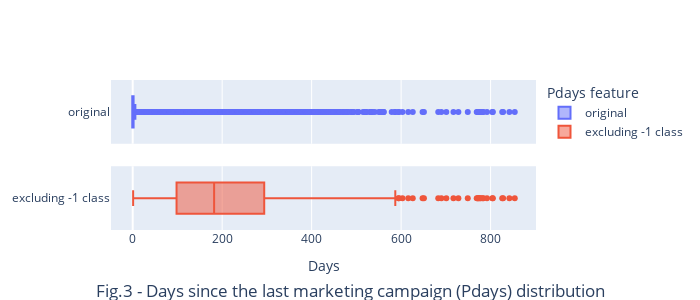

This figure's notebook cell:
### Code cell
fig = make_subplots(rows=2, cols=1, shared_xaxes=True )
    
fig.add_trace(go.Box(x=data['pdays'], name='original'), row=1, col=1)
fig.add_trace(go.Box(x=data[data['pdays'] >0]['pdays'], name='excluding -1 class'), row=2, col=1, )

fig.update_layout(
    title=dict(text="Fig.3 - Days since the last marketing campaign (Pdays) distribution", x=.5, y=0.01, xanchor='center'),
    legend_title_text ='Pdays feature', xaxis2_title_text='Days',
    width=700, height=300,
    margin=dict(l=100, r=60, t=80, b=70))

fig.show()
fig.write_image('../figures/fig_3.png')

### Figure 1 — Plotly figure (JSON) as saved in the notebook; plotly's stock layout.template omitted (floating-point values rounded to 4 significant figures; data arrays with more than 128 entries replaced by an {"elided": "..."} marker saying what was removed)
{"data": [{"name": "original", "type": "box", "x": {"elided": "10104 int values"}, "xaxis": "x", "yaxis": "y"}, {"name": "excluding -1 class", "type": "box", "x": {"elided": "2536 int values"}, "xaxis": "x2", "yaxis": "y2"}], "layout": {"height": 300, "legend": {"title": {"text": "Pdays feature"}}, "margin": {"b": 70, "l": 100, "r": 60, "t": 80}, "title": {"text": "Fig.3 - Days since the last marketing campaign (Pdays) distribution", "x": 0.5, "xanchor": "center", "y": 0.01}, "width": 700, "xaxis": {"anchor": "y", "domain": [0, 1], "matches": "x2", "showticklabels": false}, "xaxis2": {"anchor": "y2", "domain": [0, 1], "title": {"text": "Days"}}, "yaxis": {"anchor": "x", "domain": [0.575, 1]}, "yaxis2": {"anchor": "x2", "domain": [0, 0.425]}}}
